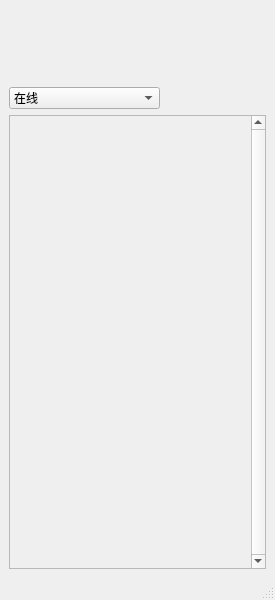
<?xml version="1.0" encoding="UTF-8"?>
<ui version="4.0">
 <class>MainWidget</class>
 <widget class="QMainWindow" name="MainWidget">
  <property name="geometry">
   <rect>
    <x>0</x>
    <y>0</y>
    <width>275</width>
    <height>600</height>
   </rect>
  </property>
  <property name="windowTitle">
   <string>MainWindow</string>
  </property>
  <widget class="QWidget" name="centralwidget">
   <layout class="QVBoxLayout" name="verticalLayout_2">
    <item>
     <layout class="QHBoxLayout" name="horizontalLayout">
      <item>
       <layout class="QVBoxLayout" name="verticalLayout">
        <item>
         <widget class="QLabel" name="myName">
          <property name="minimumSize">
           <size>
            <width>0</width>
            <height>24</height>
           </size>
          </property>
          <property name="text">
           <string/>
          </property>
         </widget>
        </item>
        <item>
         <widget class="QComboBox" name="statusCombo">
          <property name="iconSize">
           <size>
            <width>26</width>
            <height>26</height>
           </size>
          </property>
          <item>
           <property name="text">
            <string>在线</string>
           </property>
           <property name="icon">
            <iconset resource="res.qrc">
             <normaloff>:/images/online.png</normaloff>:/images/online.png</iconset>
           </property>
          </item>
          <item>
           <property name="text">
            <string>忙碌</string>
           </property>
           <property name="icon">
            <iconset resource="res.qrc">
             <normaloff>:/images/buzy.png</normaloff>:/images/buzy.png</iconset>
           </property>
          </item>
          <item>
           <property name="text">
            <string>离开</string>
           </property>
           <property name="icon">
            <iconset resource="res.qrc">
             <normaloff>:/images/away.png</normaloff>:/images/away.png</iconset>
           </property>
          </item>
          <item>
           <property name="text">
            <string>下线</string>
           </property>
           <property name="icon">
            <iconset resource="res.qrc">
             <normaloff>:/images/offline.png</normaloff>:/images/offline.png</iconset>
           </property>
          </item>
          <item>
           <property name="text">
            <string>无聊求打扰</string>
           </property>
           <property name="icon">
            <iconset resource="res.qrc">
             <normaloff>:/images/bored.png</normaloff>:/images/bored.png</iconset>
           </property>
          </item>
         </widget>
        </item>
        <item>
         <spacer name="verticalSpacer">
          <property name="orientation">
           <enum>Qt::Vertical</enum>
          </property>
          <property name="sizeType">
           <enum>QSizePolicy::Minimum</enum>
          </property>
          <property name="sizeHint" stdset="0">
           <size>
            <width>20</width>
            <height>0</height>
           </size>
          </property>
         </spacer>
        </item>
       </layout>
      </item>
      <item>
       <widget class="QLabel" name="myAvatar">
        <property name="minimumSize">
         <size>
          <width>100</width>
          <height>100</height>
         </size>
        </property>
        <property name="maximumSize">
         <size>
          <width>100</width>
          <height>100</height>
         </size>
        </property>
        <property name="text">
         <string/>
        </property>
       </widget>
      </item>
     </layout>
    </item>
    <item>
     <widget class="FriendList" name="friendList">
      <property name="verticalScrollBarPolicy">
       <enum>Qt::ScrollBarAlwaysOn</enum>
      </property>
      <property name="horizontalScrollBarPolicy">
       <enum>Qt::ScrollBarAlwaysOff</enum>
      </property>
      <property name="widgetResizable">
       <bool>true</bool>
      </property>
      <widget class="QWidget" name="scrollAreaWidgetContents">
       <property name="geometry">
        <rect>
         <x>0</x>
         <y>0</y>
         <width>242</width>
         <height>425</height>
        </rect>
       </property>
      </widget>
     </widget>
    </item>
   </layout>
  </widget>
  <widget class="QMenuBar" name="menubar">
   <property name="geometry">
    <rect>
     <x>0</x>
     <y>0</y>
     <width>275</width>
     <height>25</height>
    </rect>
   </property>
  </widget>
  <widget class="QStatusBar" name="statusbar"/>
 </widget>
 <customwidgets>
  <customwidget>
   <class>FriendList</class>
   <extends>QScrollArea</extends>
   <header location="global">FriendList.h</header>
   <container>1</container>
  </customwidget>
 </customwidgets>
 <resources>
  <include location="res.qrc"/>
 </resources>
 <connections/>
</ui>
